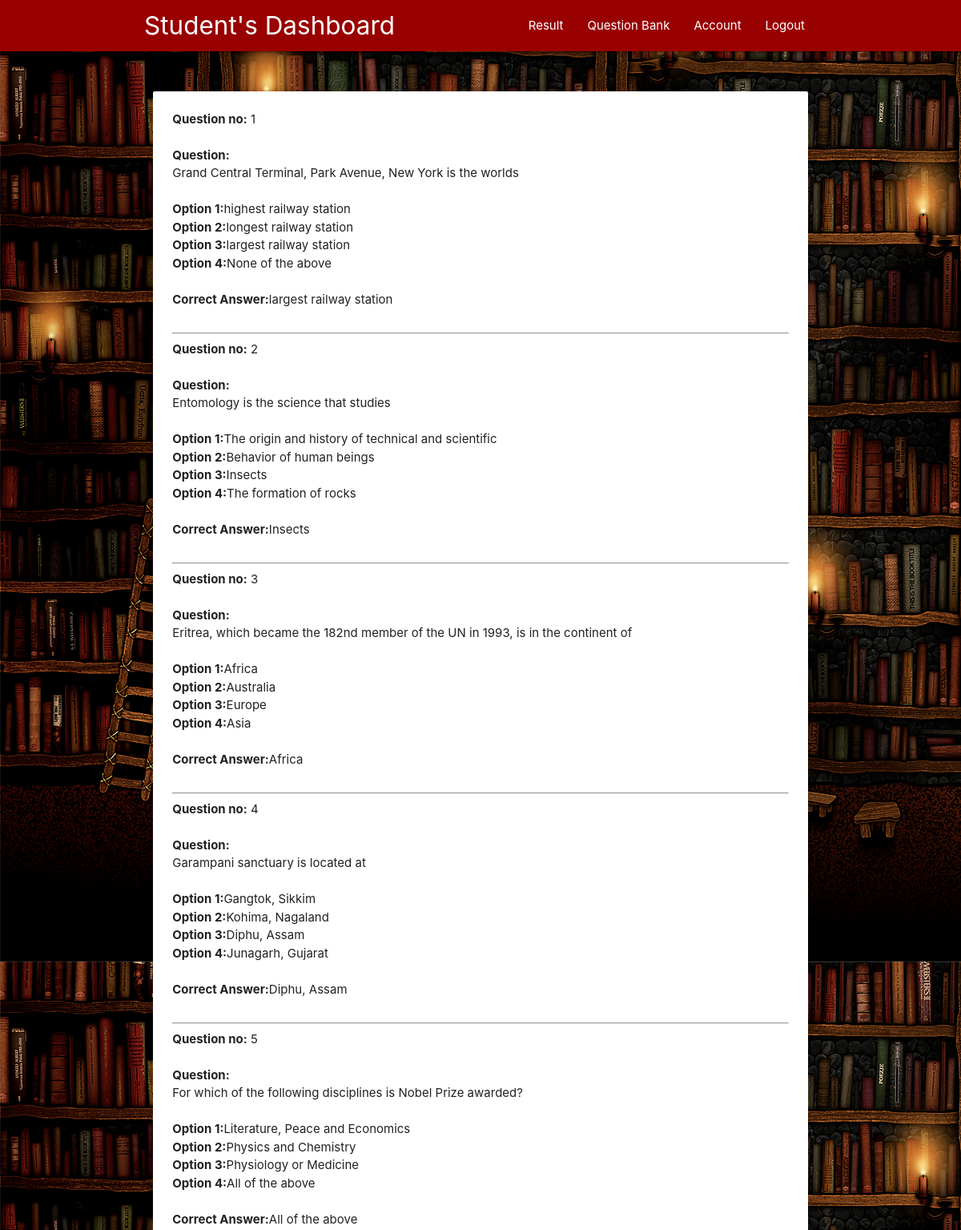
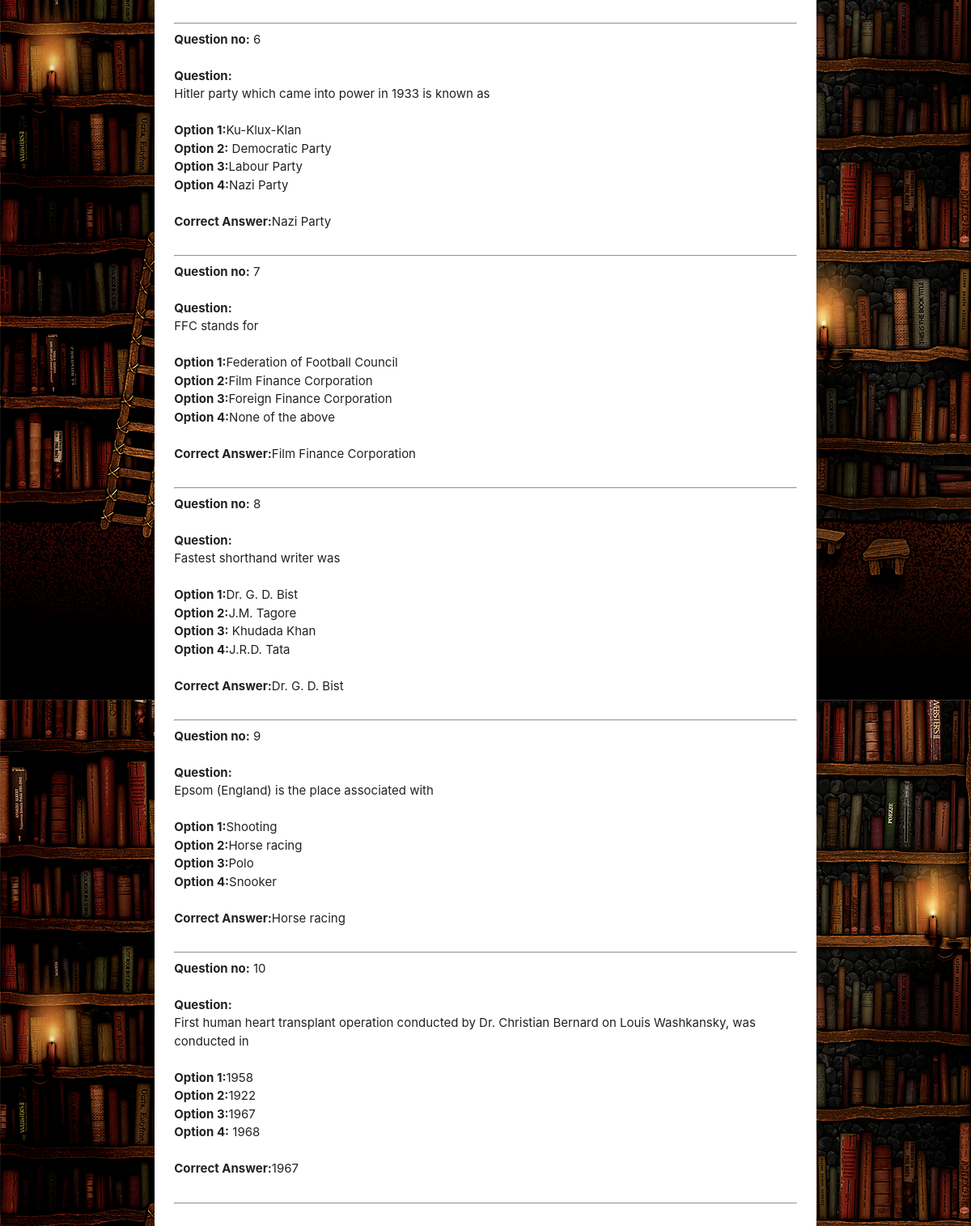
Page /student/qbview.php?id=33 (signed in) on the committed database (2 pictures, top to bottom).
### tables this page shows
CREATE TABLE `questions` (
  `questionid` int(11) NOT NULL,
  `qid` int(11) NOT NULL,
  `tid` varchar(20) NOT NULL,
  `qno` varchar(10) NOT NULL,
  `question` varchar(200) NOT NULL,
  `op1` varchar(50) DEFAULT NULL,
  `op2` varchar(50) DEFAULT NULL,
  `op3` varchar(50) DEFAULT NULL,
  `op4` varchar(50) DEFAULT NULL,
  `rans` varchar(50) NOT NULL
);

### student/qbview.php (the view, shortened to what this page needs)
<?php
include('../config.php');
?>
<html>
    <head>
      <link href="../vendors/fonts.css" rel="stylesheet">
  <link rel="stylesheet" href="../vendors/materialize.min.css">
    </head>
    <body background="../images/bg.png">
  <nav style="background:#990000">
    <div class="nav-wrapper c-gradient">
        <div class="container">
            <a href="studentdash.php" class="brand-logo">Student's Dashboard</a>
            <ul id="nav-mobile" class="right">
             <li><a href="../result.php">Result</a></li>
             <li><a href="qb.php">Question Bank</a></li>
             <li><a href="pass_edit.php">Account</a></li>
             <li><a href="../logout.php">Logout</a></li>
            </ul>
        </div>
    </div>
</nav>
<?php
$id = $_GET['id'];
$query=" SELECT * FROM questions WHERE qid='$id'";
$result2=mysqli_query($con,$query) ;
?>
<div class="container">
	<div class="row">
        <div class="col s12 m12 " style="margin-top: 5%">
            <div class="card hoverable" id="login">
                <div class="card-content">
                 <div class="row">
				<?php
						 while($row = mysqli_fetch_array($result2))
							 {
					?>
                 <div class="col s12">
                 <p><b>Question no:</b> <?php echo $row['qno']?></p><br>
                 </div>
                 <div class="col s12">
                 <p> <b>Question:</b><br><?php echo $row['question']?></p><br>
                 </div>
                 <div class="col s12">
                 <p> <b>Option 1:</b><?php echo $row['op1']?></p>
                 </div>
                 <div class="col s12">
                 <p><b> Option 2:</b><?php echo $row['op2']?></p>
                 </div>
                 <div class="col s12">
                 <p> <b>Option 3:</b><?php echo $row['op3']?></p>
                 </div>
                 <div class="col s12">
                 <p><b> Option 4:</b><?php echo $row['op4']?></p><br>
                 </div>
                 <div class="col s12">
                 <p> <b>Correct Answer:</b><?php echo $row['rans']?></p><br><hr>
                 </div>
                 <?php
				 }
				 ?>
                  </div>
                </div>
            </div>
        </div>
    </div>
</div>
</body>
</html>

### rows in the picture
questions: qno "1", question "Grand Central Terminal, Park Avenue, New York is the worlds", op1 "highest railway station", op2 "longest railway station", op3 "largest railway station", op4 "None of the above", rans "largest railway station"
questions: qno "2", question "Entomology is the science that studies", op1 "The origin and history of technical and scientific", op2 "Behavior of human beings", op3 "Insects", op4 "The formation of rocks", rans "Insects"
questions: qno "3", question "Eritrea, which became the 182nd member of the UN in 1993, is in the continent of", op1 "Africa", op2 "Australia", op3 "Europe", op4 "Asia", rans "Africa"
questions: qno "4", question "Garampani sanctuary is located at", op1 "Gangtok, Sikkim", op2 "Kohima, Nagaland", op3 "Diphu, Assam", op4 "Junagarh, Gujarat", rans "Diphu, Assam"
questions: qno "5", question "For which of the following disciplines is Nobel Prize awarded?", op1 "Literature, Peace and Economics", op2 "Physics and Chemistry", op3 "Physiology or Medicine", op4 "All of the above", rans "All of the above"
questions: qno "6", question "Hitler party which came into power in 1933 is known as", op1 "Ku-Klux-Klan", op2 "Democratic Party", op3 "Labour Party", op4 "Nazi Party", rans "Nazi Party"
questions: qno "7", question "FFC stands for", op1 "Federation of Football Council", op2 "Film Finance Corporation", op3 "Foreign Finance Corporation", op4 "None of the above", rans "Film Finance Corporation"
questions: qno "8", question "Fastest shorthand writer was", op1 "Dr. G. D. Bist", op2 "J.M. Tagore", op3 "Khudada Khan", op4 "J.R.D. Tata", rans "Dr. G. D. Bist"
questions: qno "9", question "Epsom (England) is the place associated with", op1 "Shooting", op2 "Horse racing", op3 "Polo", op4 "Snooker", rans "Horse racing"
questions: qno "10", question "First human heart transplant operation conducted by Dr. Christian Bernard on Louis Washkansky, was conducted in", op1 "1958", op2 "1922", op3 "1967", op4 "1968", rans "1967"
